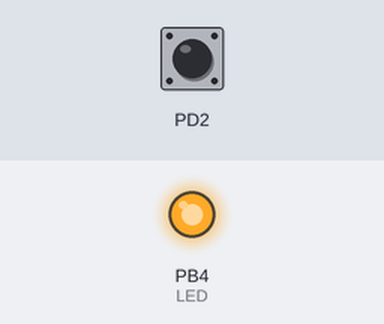
Bench run of a program on a simulated ATtiny2313, built with avr-gcc and emulated at 8 MHz. Shown: output pins drawn as LEDs (lit = HIGH). The test bench sets the inputs (shaded band); at power-on: PD2 HIGH. What the program prints to the serial monitor is not drawn.

Above: at 0.1 s.
At 1.2 s:
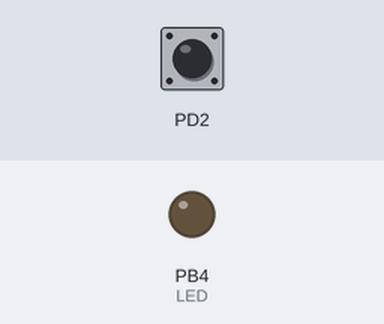
1.3 s: PD2 driven LOW
2.8 s: PD2 pulsed HIGH 2 times (0.12 s each, 0.3 s apart)
4.9 s: PD2 pulsed HIGH 5 times (0.12 s each, 0.3 s apart)
Timing chart, 0 to 7.9 s (numbered marks = the images above; inputs shaded):
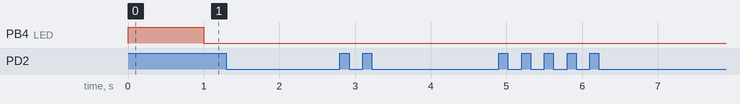

Measured:
- after the input at 1.3 s, every drawn part: stays the same
- after the input at 2.8 s, every drawn part: stays the same
- after the input at 4.9 s, every drawn part: stays the same

The program:

main.c
```c
#include <avr/interrupt.h>
#include <avr/io.h>
#include <avr/iotn2313.h>
#include <avr/pgmspace.h>
#include <avr/sleep.h>
#include <stdlib.h>
#include <util/atomic.h>
#include <util/delay.h>

#define F_CPU 8000000

#define enableInterrupts() sei()
#define disableInterrupts() cli()

#define SERIAL_BAUD_RATE 9600
#define SERIAL_BUFFER_SIZE 11

#define SERIAL_ESCAPE 27
#define SERIAL_PULSE 1
#define SERIAL_HEARTBEAT 2

char serial_buffer[SERIAL_BUFFER_SIZE];

void initSerial() {
  // Configure baud rate.
  UBRRH = (uint8_t)(F_CPU / (16UL * SERIAL_BAUD_RATE) - 1) >> 8;
  UBRRL = (uint8_t)(F_CPU / (16UL * SERIAL_BAUD_RATE) - 1);

  // Enable transmitter and receiver.
  UCSRB = (1 << RXEN) | (1 << TXEN);
}

void putChar(char value) {
  // Wait until UART becomes ready.
  loop_until_bit_is_set(UCSRA, UDRE);
  // Send one character.
  UDR = value;
}

void putUint8(uint8_t value) {
  if (value == SERIAL_ESCAPE) {
    putChar(SERIAL_ESCAPE);
  }
  putChar(value);
}

void putUint32(uint32_t value) {
  putUint8((value >> 24) & 255);
  putUint8((value >> 16) & 255);
  putUint8((value >> 8) & 255);
  putUint8(value & 255);
}

void putString(const char *buffer) {
  while (*buffer != '\0') {
    putChar(*buffer);
    ++buffer;
  }
}

void putProgramString(const char *buffer) {
  while (pgm_read_byte(buffer) != '\0') {
    putChar(pgm_read_byte(buffer++));
  }
}

// Milliseconds and microseconds using Timer0 adapted from:
// https://github.com/arduino/ArduinoCore-avr/blob/master/cores/arduino/wiring.c

#define CYCLES_PER_MICRO (F_CPU / 1000000L)
#define MICROS_PER_TIMER_OVERFLOW ((64 * 256) / CYCLES_PER_MICRO)
#define MILLIS_INC (MICROS_PER_TIMER_OVERFLOW / 1000)
#define FRACT_INC ((MICROS_PER_TIMER_OVERFLOW % 1000) >> 3)
#define FRACT_MAX (1000 >> 3)

volatile uint32_t timer0_millis = 0;
uint8_t timer0_fract = 0;
volatile uint32_t timer0_overflow_count = 0;

void initTimer0() {
  TCCR0A = 0;
  TCCR0B = _BV(CS01) | _BV(CS00); // Prescale to clock/64
  TIMSK |= _BV(TOIE0);            // Enable Timer0 overflow interrupt
}

ISR(TIMER0_OVF_vect) {
  uint32_t millis = timer0_millis;
  uint8_t fract = timer0_fract;

  millis += MILLIS_INC;
  fract += FRACT_INC;
  if (fract >= FRACT_MAX) {
    ++millis;
    fract -= FRACT_MAX;
  }

  timer0_millis = millis;
  timer0_fract = fract;
  ++timer0_overflow_count;
}

uint32_t getMillis() {
  uint32_t millis;
  ATOMIC_BLOCK(ATOMIC_RESTORESTATE) { millis = timer0_millis; }
  return millis;
}

uint32_t getPrescaledClock() {
  uint32_t overflow;
  uint8_t counter;
  uint8_t flags;
  ATOMIC_BLOCK(ATOMIC_RESTORESTATE) {
    overflow = timer0_overflow_count;
    counter = TCNT0;
    flags = TIFR;
  }
  if ((flags & _BV(TOV0)) && counter < 255) {
    ++overflow;
  }
  return (overflow << 8) + counter;
}

uint32_t getMicros() { return getPrescaledClock() * (64 / CYCLES_PER_MICRO); }

volatile uint32_t timer1_seconds;

void initTimer1() {
  TCCR1A = 0;
  TCCR1B = _BV(WGM12) |     // Clear timer on compare (CTC)
           _BV(CS12);       // Prescale to clock/256
  OCR1 = (F_CPU / 256) - 1; // Overflow after 1s
  TIMSK |= _BV(OCIE1A);     // Enable Timer1 interrupt
}

ISR(TIMER1_COMPA_vect) { ++timer1_seconds; }

volatile uint32_t pulse_time;

ISR(INT0_vect) {
  if (pulse_time == 0) {
    pulse_time = getPrescaledClock();
  }
}

void startPulse() { PORTB |= _BV(PB4); }

void stopPulse() { PORTB &= ~(_BV(PB4)); }

void checkPulse() {
  uint32_t time;
  ATOMIC_BLOCK(ATOMIC_RESTORESTATE) {
    time = pulse_time;
    pulse_time = 0;
  }

  if (time > 0) {
    // startPulse();

    putChar(SERIAL_ESCAPE);
    putChar(SERIAL_PULSE);
    putUint32(time);

    // _delay_ms(10);
    // stopPulse();
  }
}

int main(void) {
  initSerial();
  initTimer0();
  initTimer1();

  // Configure ports.
  DDRB |= _BV(PB4); // LED output

  // Configure external interrupts.
  MCUCR |= _BV(ISC01); // Interrupts on the falling edge of INT0
  GIMSK |= _BV(INT0);  // Enable external interrupts on INT0 pin

  startPulse();
  _delay_ms(1000);
  stopPulse();

  enableInterrupts();

  uint32_t prev_seconds = 0;
  uint32_t next_seconds;
  while (1) {
    ATOMIC_BLOCK(ATOMIC_RESTORESTATE) { next_seconds = timer1_seconds; }
    if (prev_seconds != next_seconds) {
      prev_seconds = next_seconds;
      putChar(SERIAL_ESCAPE);
      putChar(SERIAL_HEARTBEAT);
      putUint32(getPrescaledClock());
    }
    checkPulse();
  }

  return 0;
}
```
